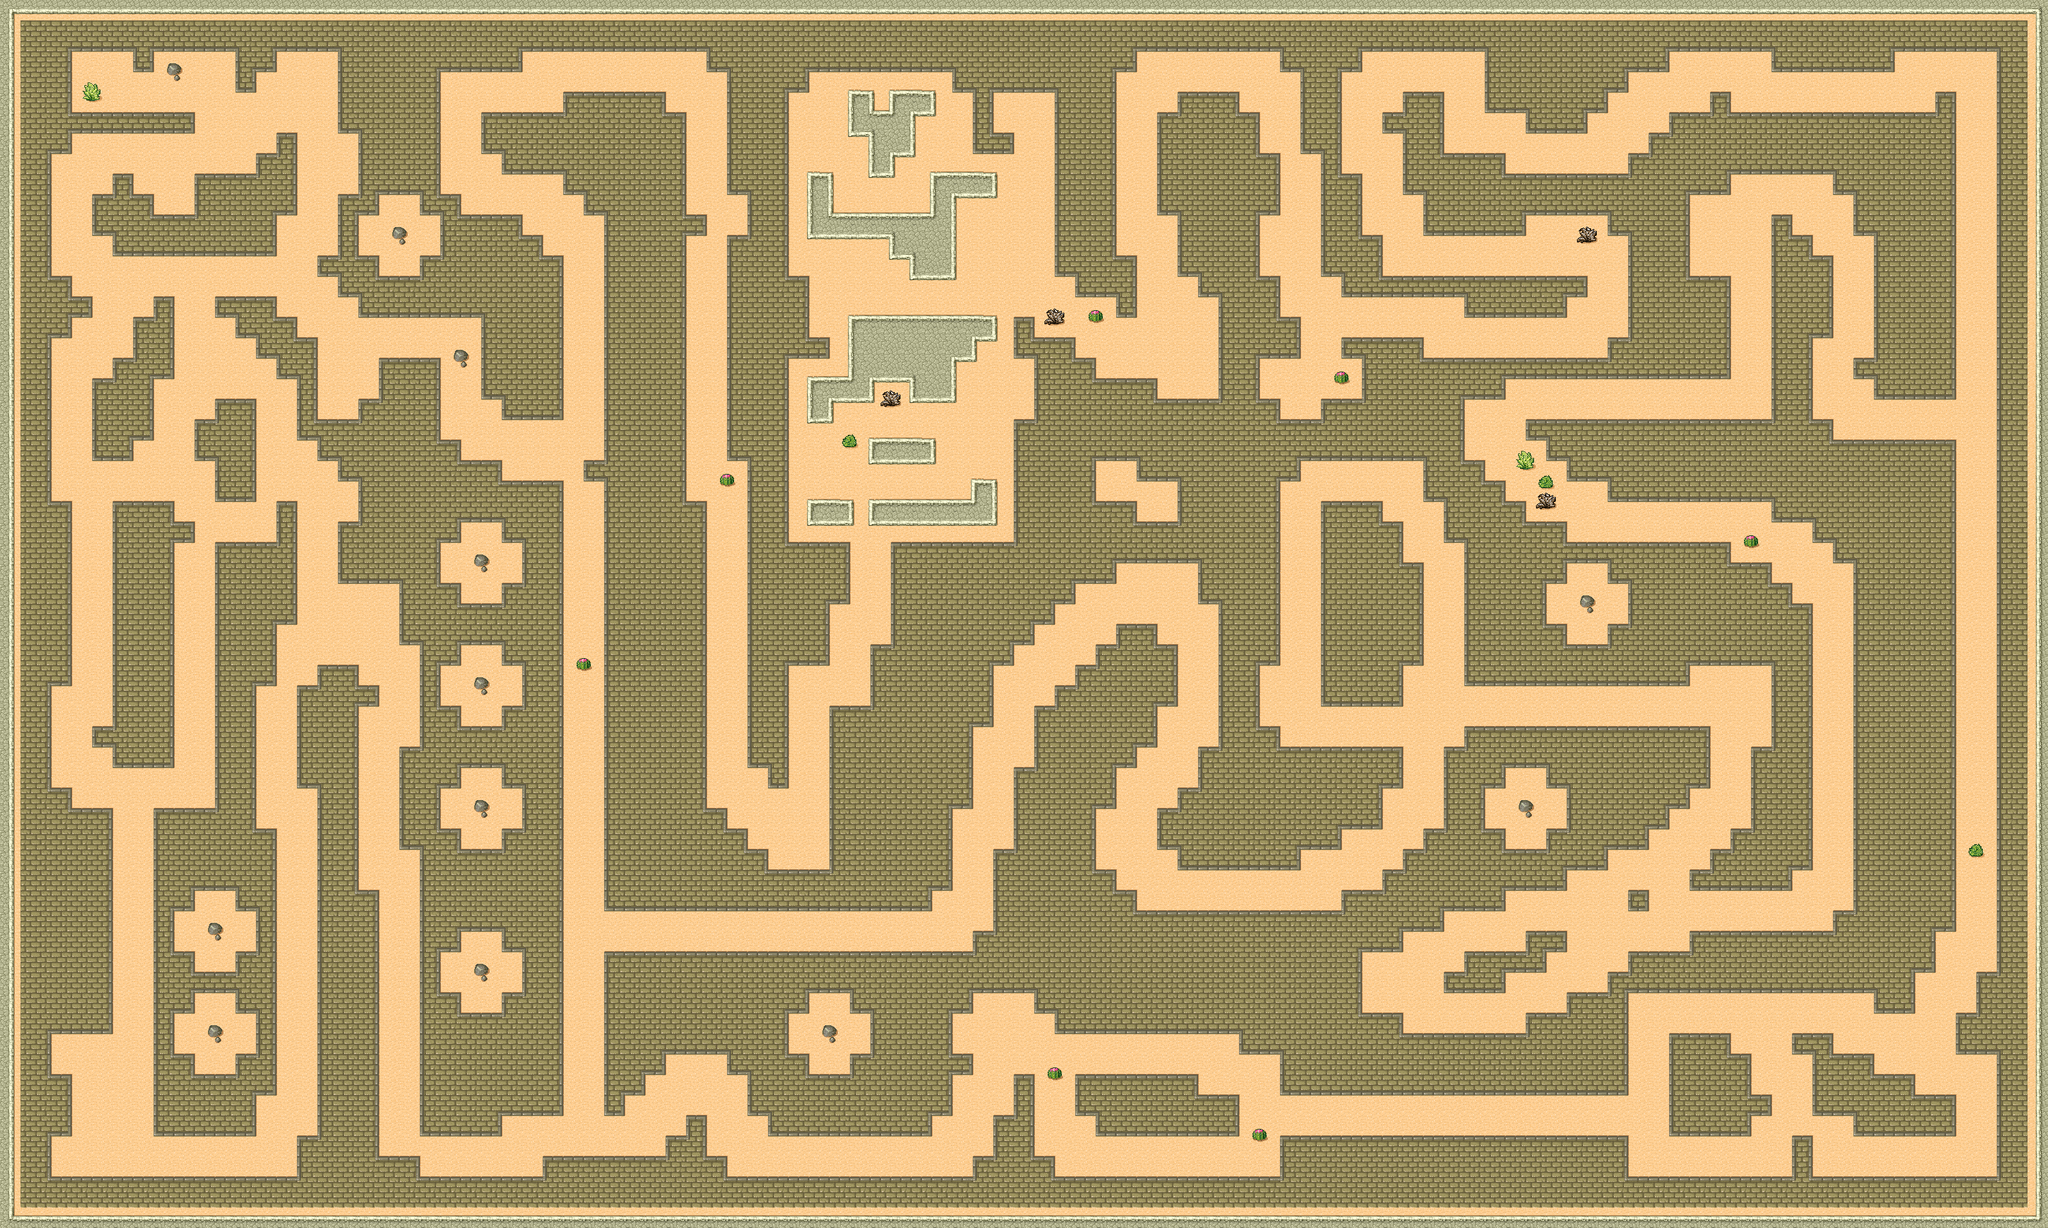

The image is a tile-based game level rendered from a .tmx file. Its description and source (layers, tilesets, objects; grid data summarised) follow:
An orthogonal 100x60 tile map with 32x32 px tiles, 1 tile layer (Ground) and 164 objects.

<map version="2017.05.26" orientation="orthogonal" renderorder="left-down" width="100" height="60" tilewidth="32" tileheight="32" nextobjectid="187">
 <tileset firstgid="1" source="desert.tsx" />
 <layer name="Ground" width="100" height="60">
  <data>[6000 cells, 6000 non-empty, 32 distinct tile ids]</data>
 </layer>
 <objectgroup name="boxes">
  <object id="1" x="4" y="0" width="3192" height="16" />
  <object id="2" x="-5" y="1902.67" width="3198" height="16" />
  <object id="3" x="0" y="4" width="16" height="1911" />
  <object id="4" x="3180.33" y="2.3333" width="16" height="1914.33" />
  <object id="9" x="30" y="33" width="79" height="205" />
  <object id="10" x="103" y="177" width="199" height="31" />
  <object id="11" x="101" y="29" width="3065" height="46" />
  <object id="12" x="211" y="78" width="28" height="33" />
  <object id="13" x="366" y="71" width="33" height="72" />
  <object id="14" x="398" y="55" width="32" height="53" />
  <object id="15" x="31" y="239" width="47" height="1648" />
  <object id="16" x="55" y="1233" width="54" height="35" />
  <object id="17" x="42" y="1269" width="129" height="340" />
  <object id="18" x="79" y="1680" width="30" height="92" />
  <object id="21" x="79" y="785" width="29" height="285" />
  <object id="22" x="80" y="434" width="29" height="90" />
  <object id="23" x="107" y="461" width="34" height="31" />
  <object id="24" x="310" y="276" width="116" height="122" />
  <object id="25" x="406" y="243" width="55" height="89" />
  <object id="26" x="435" y="209" width="25" height="34" />
  <object id="27" x="179" y="273" width="26" height="34" />
  <object id="28" x="208" y="306" width="30" height="34" />
  <object id="29" x="240" y="338" width="1" />
  <object id="30" x="176" y="337" width="139" height="59" />
  <object id="31" x="145" y="306" width="32" height="57" />
  <object id="32" x="243" y="469" width="27" height="118" />
  <object id="33" x="210" y="499" width="28" height="186" />
  <object id="34" x="177" y="564" width="28" height="153" />
  <object id="35" x="145" y="596" width="32" height="121" />
  <object id="36" x="340" y="627" width="55" height="154" />
  <object id="37" x="306" y="659" width="33" height="56" />
  <object id="38" x="179" y="785" width="90" height="409" />
  <object id="39" x="270" y="816" width="30" height="31" />
  <object id="40" x="146" y="1138" width="28" height="26" />
  <object id="41" x="436" y="783" width="27" height="188" />
  <object id="42" x="339" y="850" width="93" height="215" />
  <object id="43" x="336" y="1067" width="62" height="235" />
  <object id="44" x="241" y="1267" width="154" height="35" />
  <object id="45" x="388" y="1294" width="39" height="413" />
  <object id="46" x="242" y="1304" width="158" height="470" />
  <object id="47" x="530" y="1045" width="28" height="353" />
  <object id="48" x="500" y="1044" width="28" height="737" />
  <object id="49" x="559" y="1072" width="32" height="29" />
  <object id="50" x="466" y="1076" width="31" height="152" />
  <object id="55" x="142" y="143" width="5" height="6" />
  <object id="56" x="77" y="1843" width="393" height="44" />
  <object id="57" x="467" y="1778" width="35" height="108" />
  <object id="58" x="529" y="1397" width="61" height="417" />
  <object id="59" x="573" y="1813" width="79" height="48" />
  <object id="61" x="650" y="1841" width="201" height="38" />
  <object id="62" x="531" y="78" width="35" height="125" />
  <object id="63" x="562" y="208" width="62" height="129" />
  <object id="64" x="530" y="306" width="44" height="155" />
  <object id="65" x="500" y="405" width="31" height="26" />
  <object id="66" x="340" y="468" width="85" height="26" />
  <object id="67" x="367" y="493" width="92" height="31" />
  <object id="69" x="404" y="530" width="89" height="26" />
  <object id="70" x="434" y="558" width="61" height="29" />
  <object id="71" x="466" y="578" width="28" height="107" />
  <object id="72" x="498" y="659" width="66" height="57" />
  <object id="73" x="562" y="629" width="34" height="29" />
  <object id="74" x="527" y="718" width="45" height="31" />
  <object id="75" x="562" y="734" width="51" height="86" />
  <object id="76" x="531" y="819" width="96" height="87" />
  <object id="77" x="594" y="561" width="90" height="135" />
  <object id="78" x="674" y="690" width="42" height="33" />
  <object id="79" x="699" y="721" width="81" height="37" />
  <object id="80" x="719" y="755" width="158" height="985" />
  <object id="81" x="659" y="879" width="119" height="891" />
  <object id="82" x="623" y="902" width="40" height="101" />
  <object id="83" x="629" y="1171" width="27" height="154" />
  <object id="84" x="853" y="1810" width="280" height="82" />
  <object id="85" x="1041" y="1779" width="62" height="30" />
  <object id="86" x="1074" y="1748" width="27" height="28" />
  <object id="87" x="565" y="431" width="312" height="61" />
  <object id="88" x="657" y="61" width="155" height="50" />
  <object id="89" x="650" y="99" width="34" height="245" />
  <object id="91" x="682" y="302" width="36" height="42" />
  <object id="92" x="706" y="337" width="108" height="37" />
  <object id="93" x="774" y="365" width="72" height="42" />
  <object id="94" x="833" y="401" width="44" height="37" />
  <object id="95" x="756" y="485" width="121" height="134" />
  <object id="97" x="785" y="610" width="93" height="42" />
  <object id="98" x="754" y="180" width="315" height="57" />
  <object id="99" x="886" y="146" width="150" height="33" />
  <object id="100" x="787" y="241" width="97" height="27" />
  <object id="101" x="880" y="255" width="38" height="44" />
  <object id="102" x="913" y="276" width="36" height="58" />
  <object id="103" x="946" y="231" width="122" height="1192" />
  <object id="105" x="1067" y="335" width="36" height="33" />
  <object id="106" x="916" y="723" width="26" height="26" />
  <object id="107" x="1070" y="786" width="31" height="481" />
  <object id="108" x="1091" y="1264" width="43" height="32" />
  <object id="109" x="1113" y="1300" width="51" height="28" />
  <object id="110" x="1154" y="1325" width="43" height="48" />
  <object id="111" x="1189" y="1364" width="110" height="56" />
  <object id="112" x="1300" y="1110" width="78" height="309" />
  <object id="113" x="1363" y="1012" width="153" height="248" />
  <object id="114" x="1390" y="1233" width="93" height="152" />
  <object id="115" x="1370" y="1380" width="82" height="40" />
  <object id="116" x="1054" y="1357" width="141" height="64" />
  <object id="118" x="1104" y="76" width="158" height="32" />
  <object id="119" x="1135" y="101" width="126" height="39" />
  <object id="120" x="1139" y="139" width="90" height="158" />
  <object id="121" x="1169" y="299" width="60" height="898" />
  <object id="122" x="1201" y="1193" width="31" height="35" />
  <object id="123" x="1223" y="850" width="101" height="91" />
  <object id="124" x="1221" y="913" width="72" height="123" />
  <object id="125" x="1137" y="369" width="29" height="348" />
  <object id="126" x="1263" y="71" width="229" height="37" />
  <object id="127" x="1334" y="143" width="25" height="66" />
  <object id="128" x="1360" y="178" width="33" height="96" />
  <object id="129" x="1395" y="144" width="62" height="31" />
  <object id="130" x="1395" y="165" width="32" height="75" />
  <object id="131" x="1268" y="272" width="29" height="93" />
  <object id="132" x="1289" y="334" width="203" height="34" />
  <object id="133" x="1457" y="272" width="97" height="35" />
  <object id="134" x="1459" y="309" width="31" height="124" />
  <object id="135" x="1391" y="369" width="37" height="33" />
  <object id="136" x="1421" y="385" width="34" height="50" />
  <object id="139" x="1488" y="82" width="163" height="58" />
  </objectgroup>
 <objectgroup name="pic_objs" />
 <objectgroup name="exit" />
</map>
<!-- 43 of 164 objects omitted -->
